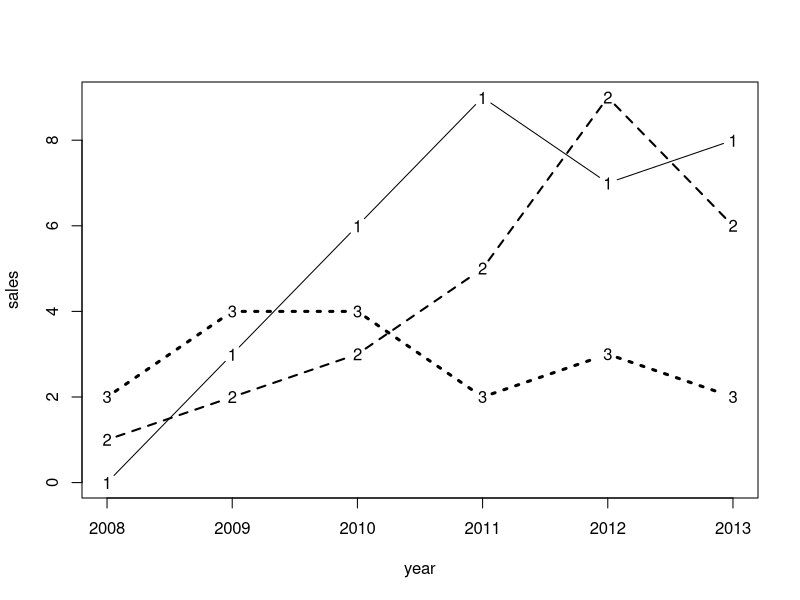

Generate this figure with R:
# Define one x vector for all:
year     <- c(2008,2009,2010,2011,2012,2013)
# Define a matrix of y values:
product1 <- c(0,3,6,9,7,8)
product2 <- c(1,2,3,5,9,6)
product3 <- c(2,4,4,2,3,2)
sales <- cbind(product1,product2,product3)
# plot
matplot(year,sales, type="b", lwd=c(1,2,3), col="black" )